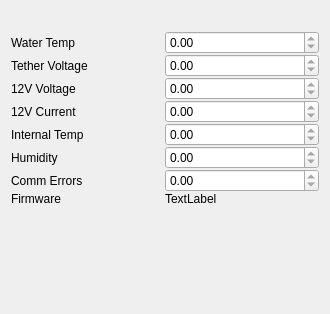
<?xml version="1.0" encoding="UTF-8"?>
<ui version="4.0">
 <class>rov_statusWidget</class>
 <widget class="QWidget" name="rov_statusWidget">
  <property name="enabled">
   <bool>true</bool>
  </property>
  <property name="geometry">
   <rect>
    <x>0</x>
    <y>0</y>
    <width>330</width>
    <height>314</height>
   </rect>
  </property>
  <property name="windowTitle">
   <string>ROV Status</string>
  </property>
  <layout class="QVBoxLayout" name="verticalLayout" stretch="0,0,0">
   <item>
    <layout class="QHBoxLayout" name="horizontalLayout" stretch="1">
     <item>
      <spacer name="horizontalSpacer">
       <property name="orientation">
        <enum>Qt::Horizontal</enum>
       </property>
       <property name="sizeHint" stdset="0">
        <size>
         <width>40</width>
         <height>20</height>
        </size>
       </property>
      </spacer>
     </item>
    </layout>
   </item>
   <item>
    <layout class="QHBoxLayout" name="horizontalLayout_2" stretch="0">
     <property name="spacing">
      <number>0</number>
     </property>
     <item>
      <layout class="QGridLayout" name="gridLayout">
       <item row="0" column="0">
        <widget class="QLabel" name="label_2">
         <property name="text">
          <string>Water Temp</string>
         </property>
        </widget>
       </item>
       <item row="5" column="0">
        <widget class="QLabel" name="label_4">
         <property name="text">
          <string>12V Current</string>
         </property>
        </widget>
       </item>
       <item row="7" column="0">
        <widget class="QLabel" name="label_6">
         <property name="text">
          <string>Humidity</string>
         </property>
        </widget>
       </item>
       <item row="6" column="0">
        <widget class="QLabel" name="label_5">
         <property name="text">
          <string>Internal Temp</string>
         </property>
        </widget>
       </item>
       <item row="4" column="0">
        <widget class="QLabel" name="label_3">
         <property name="text">
          <string>12V Voltage</string>
         </property>
        </widget>
       </item>
       <item row="3" column="0">
        <widget class="QLabel" name="label">
         <property name="text">
          <string>Tether Voltage</string>
         </property>
        </widget>
       </item>
       <item row="8" column="0">
        <widget class="QLabel" name="label_7">
         <property name="text">
          <string>Comm Errors</string>
         </property>
        </widget>
       </item>
       <item row="9" column="0">
        <widget class="QLabel" name="label_8">
         <property name="text">
          <string>Firmware</string>
         </property>
        </widget>
       </item>
       <item row="0" column="1">
        <widget class="QDoubleSpinBox" name="water_temp_spinbox">
         <property name="readOnly">
          <bool>true</bool>
         </property>
        </widget>
       </item>
       <item row="3" column="1">
        <widget class="QDoubleSpinBox" name="tether_voltage_spinbox">
         <property name="readOnly">
          <bool>true</bool>
         </property>
        </widget>
       </item>
       <item row="4" column="1">
        <widget class="QDoubleSpinBox" name="voltage_12v_spinbox">
         <property name="readOnly">
          <bool>true</bool>
         </property>
        </widget>
       </item>
       <item row="5" column="1">
        <widget class="QDoubleSpinBox" name="current_12v_spinbox">
         <property name="readOnly">
          <bool>true</bool>
         </property>
        </widget>
       </item>
       <item row="6" column="1">
        <widget class="QDoubleSpinBox" name="internal_temp_spinbox">
         <property name="readOnly">
          <bool>true</bool>
         </property>
        </widget>
       </item>
       <item row="7" column="1">
        <widget class="QDoubleSpinBox" name="humidity_spinbox">
         <property name="readOnly">
          <bool>true</bool>
         </property>
        </widget>
       </item>
       <item row="8" column="1">
        <widget class="QDoubleSpinBox" name="comm_err_count_spinbox">
         <property name="readOnly">
          <bool>true</bool>
         </property>
        </widget>
       </item>
       <item row="9" column="1">
        <widget class="QLabel" name="firmware_label">
         <property name="text">
          <string>TextLabel</string>
         </property>
        </widget>
       </item>
      </layout>
     </item>
    </layout>
   </item>
   <item>
    <spacer name="verticalSpacer">
     <property name="orientation">
      <enum>Qt::Vertical</enum>
     </property>
     <property name="sizeHint" stdset="0">
      <size>
       <width>20</width>
       <height>0</height>
      </size>
     </property>
    </spacer>
   </item>
  </layout>
 </widget>
 <resources/>
 <connections/>
</ui>
